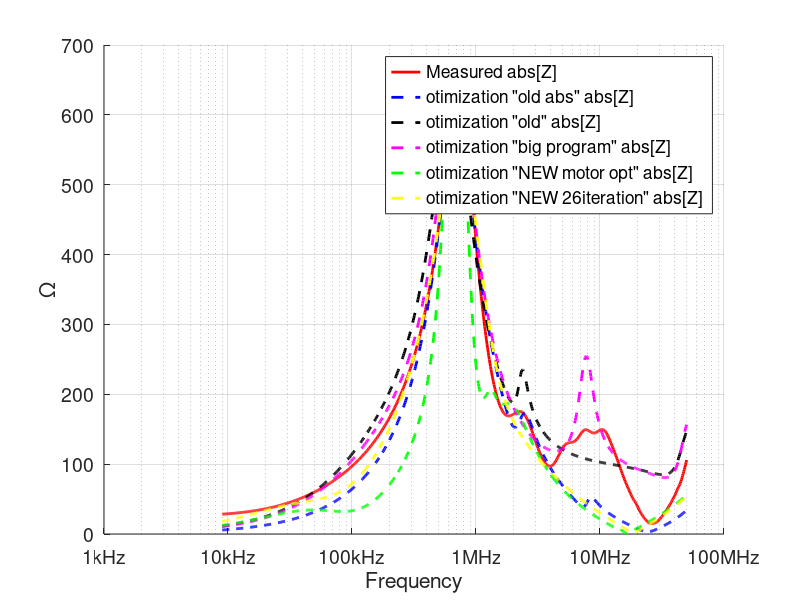
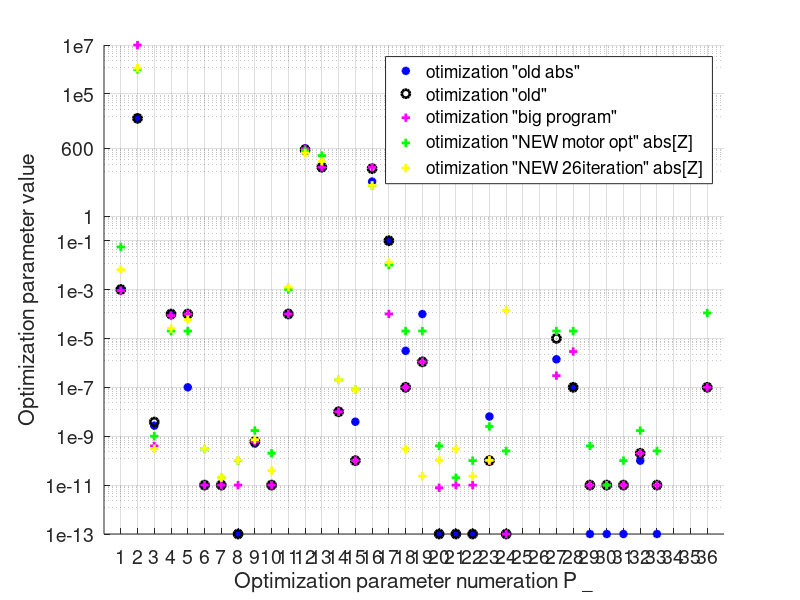
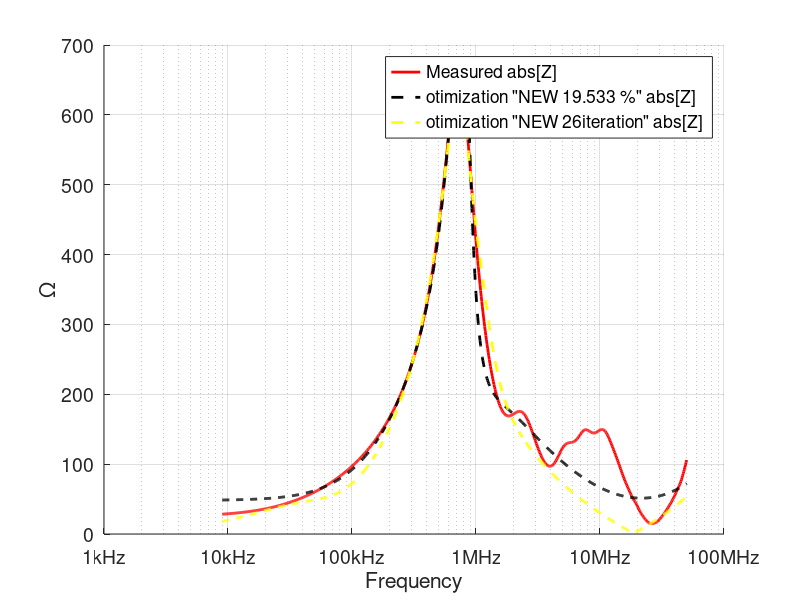
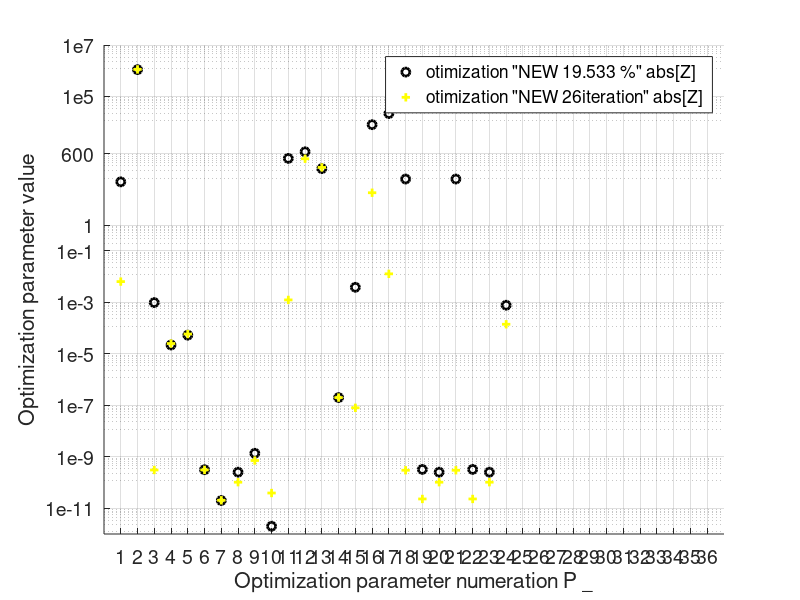

Recreate these plots in MATLAB, in order.
clc 
clear all
close all

%% load files
dat_old_p     =load('optimization parameters_Motor_optimization_old.dat');
dat_old_abs_p =load('optimization parameters_Motor_optimization_old_ABS.dat');
dat_big_p     =load('optimization_parameters_big_program.dat');
dat_MO_p      =load('optimization parameters_Motor_optimization.dat');
dat_NEW_26iter_p =load('output_parameters26iter.dat');
dat_19_533proc_p =load('Parameters_19_533_procenti.dat');

dat_old_z     =load('Z_optimization_Data_Motor_optimization_old.dat');
dat_old_abs_z =load('Z_optimization_Data_Motor_optimization_old_ABS.dat');
dat_big_z     =load('Z_optimization_big_program.dat');
dat_MO_z      =load('Z_optimization_Data_Motor_optimization.dat');
dat_NEW_26iter_z =load('Z_Optimization_New_26iter.dat');
dat_19_533proc_z =load('Z_19_533_procenti_opt.dat');

dat_meas      =load('green_load_load.dat');

par_num       =(1:1:36)';
par_num_26    =(1:1:24)';
%% plots
fig1 = figure;
hold on
% set(gca,'fontsize',14,'Xscale','log','Yscale','log')
set(gca,'fontsize',14,'Xscale','log')
set(fig1,'position',[360   370   918   552])
plot(dat_meas(:,1),abs(dat_meas(:,2)+1i.*dat_meas(:,3)),'r','LineWidth',2)
plot(dat_old_abs_z(:,1),abs(dat_old_abs_z(:,2)+1i.*dat_old_abs_z(:,3)),'b--','LineWidth',2)
plot(dat_old_z(:,1),abs(dat_old_z(:,2)+1i.*dat_old_z(:,3)),'k--','LineWidth',2)
plot(dat_big_z(:,1),abs(dat_big_z(:,2)+1i.*dat_big_z(:,3)),'m--','LineWidth',2)
plot(dat_MO_z(:,1),abs(dat_MO_z(:,2)+1i.*dat_MO_z(:,3)),'g--','LineWidth',2)
plot(dat_NEW_26iter_z(:,1),abs(dat_NEW_26iter_z(:,2)+1i.*dat_NEW_26iter_z(:,3)),'y--','LineWidth',2)
set(gca,'XTick',[100 1e3 1e4 1e5 1e6 10e6 100e6]);
set(gca,'XTickLabel',['100Hz ';'1kHz  ';'10kHz ';'100kHz';'1MHz  ';'10MHz ';'100MHz'])
xlabel('Frequency')
ylabel('\Omega')
legend('Measured abs[Z]','otimization "old abs" abs[Z]','otimization "old" abs[Z]','otimization "big program" abs[Z]','otimization "NEW motor opt" abs[Z]',...
    'otimization "NEW 26iteration" abs[Z]')
grid on

fig2 = figure;
hold on
%set(gca,'fontsize',14,'Xscale','log','Yscale','log')
set(gca,'fontsize',14,'Yscale','log')
set(fig2,'position',[1   300   1500   500])
plot(par_num(:,1),dat_old_abs_p(:,1),'b*','LineWidth',2)
plot(par_num(:,1),dat_old_p(:,1),'ko','LineWidth',2)
plot(par_num(:,1),dat_big_p(:,1),'m+','LineWidth',2)
plot(par_num(:,1),dat_MO_p(:,1),'g+','LineWidth',2)
plot(par_num_26(:,1),dat_NEW_26iter_p(1,:),'y+','LineWidth',2)
set(gca,'YTick',[1e-13 1e-11 1e-9 1e-7 1e-5 1e-3 1e-1 1 600 1e5 1e7]);
set(gca,'YTickLabel',['1e-13';'1e-11';'1e-9 ';'1e-7 ';'1e-5 ';'1e-3 ';'1e-1 ';'1    ';'600  ';'1e5  ';'1e7  '])
set(gca,'XTick',[1 2 3 4 5 6 7 8 9 10 11 12 13 14 15 16 17 18 19 20 21 22 23 24 25,...
    26 27 28 29 30 31 32 33 34 35 36]);
set(gca,'XTickLabel',['1 ';'2 ';'3 ';'4 ';'5 ';'6 ';'7 ';'8 ';'9 ';'10';...
    '11';'12';'13';'14';'15';'16';'17';'18';'19';'20';'21';'22';'23';'24';...
    '25';'26';'27';'28';'29';'30';'31';'32';'33';'34';'35';'36'])
xlabel('Optimization parameter numeration P _')
ylabel('Optimization parameter value')
legend('otimization "old abs"','otimization "old"','otimization "big program"','otimization "NEW motor opt" abs[Z]',...
    'otimization "NEW 26iteration" abs[Z]')
xlim([0 37])
% ylim([1e-13 10000])
grid on


fig3 = figure;
hold on
% set(gca,'fontsize',14,'Xscale','log','Yscale','log')
set(gca,'fontsize',14,'Xscale','log')
set(fig3,'position',[360   370   918   552])
plot(dat_meas(:,1),abs(dat_meas(:,2)+1i.*dat_meas(:,3)),'r','LineWidth',2)
plot(dat_19_533proc_z(:,1),abs(dat_19_533proc_z(:,2)+1i.*dat_19_533proc_z(:,3)),'k--','LineWidth',2)
plot(dat_NEW_26iter_z(:,1),abs(dat_NEW_26iter_z(:,2)+1i.*dat_NEW_26iter_z(:,3)),'y--','LineWidth',2)
set(gca,'XTick',[100 1e3 1e4 1e5 1e6 10e6 100e6]);
set(gca,'XTickLabel',['100Hz ';'1kHz  ';'10kHz ';'100kHz';'1MHz  ';'10MHz ';'100MHz'])
xlabel('Frequency')
ylabel('\Omega')
legend('Measured abs[Z]','otimization "NEW 19.533 %" abs[Z]',...
    'otimization "NEW 26iteration" abs[Z]')
grid on

fig4 = figure;
hold on
%set(gca,'fontsize',14,'Xscale','log','Yscale','log')
set(gca,'fontsize',14,'Yscale','log')
set(fig4,'position',[1   300   1500   500])
plot(par_num_26(:,1),dat_19_533proc_p(:,1),'ko','LineWidth',2)
plot(par_num_26(:,1),dat_NEW_26iter_p(1,:),'y+','LineWidth',2)
set(gca,'YTick',[1e-13 1e-11 1e-9 1e-7 1e-5 1e-3 1e-1 1 600 1e5 1e7]);
set(gca,'YTickLabel',['1e-13';'1e-11';'1e-9 ';'1e-7 ';'1e-5 ';'1e-3 ';'1e-1 ';'1    ';'600  ';'1e5  ';'1e7  '])
set(gca,'XTick',[1 2 3 4 5 6 7 8 9 10 11 12 13 14 15 16 17 18 19 20 21 22 23 24 25,...
    26 27 28 29 30 31 32 33 34 35 36]);
set(gca,'XTickLabel',['1 ';'2 ';'3 ';'4 ';'5 ';'6 ';'7 ';'8 ';'9 ';'10';...
    '11';'12';'13';'14';'15';'16';'17';'18';'19';'20';'21';'22';'23';'24';...
    '25';'26';'27';'28';'29';'30';'31';'32';'33';'34';'35';'36'])
xlabel('Optimization parameter numeration P _')
ylabel('Optimization parameter value')
legend('otimization "NEW 19.533 %" abs[Z]',...
    'otimization "NEW 26iteration" abs[Z]')
xlim([0 37])
% ylim([1e-13 10000])
grid on
